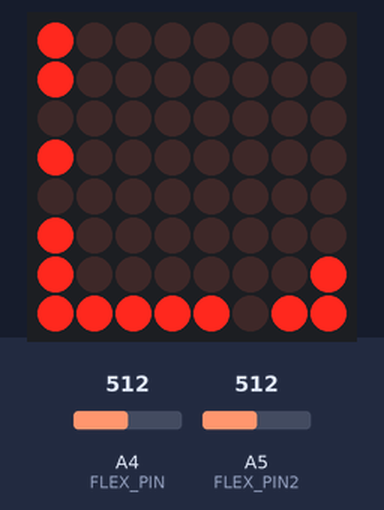
Bench run of a sketch on a simulated Arduino Uno, built with avr-gcc and run on an emulated ATmega328P. On the bench: 8×8 LED matrix. Wiring (inferred from the names in the program): LED matrix (orientation assumed): rows pin 6, pin 7, pin 8, pin 9, pin 10, pin 11, pin 12, pin 13; columns A3, A2, A1, A0, pin 2, pin 3, pin 4, pin 5. The inputs (shaded band) are chosen by the test bench; at power-on: A5 (FLEX_PIN2) = 512, A4 (FLEX_PIN) = 512. Random numbers use the default seed unless the sketch sets one.

Above: at 1.2 s.
1.3 s: A5 (FLEX_PIN2) set to 306
At 2.4 s:
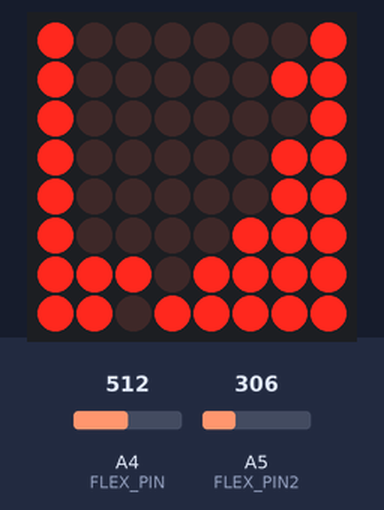
4.1 s: A4 (FLEX_PIN) set to 122
At 4.48 s:
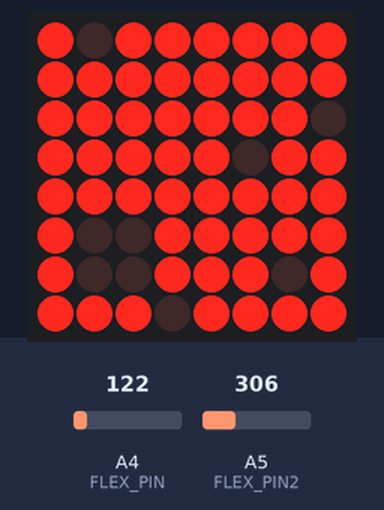
6.0 s: A4 (FLEX_PIN) set to 511
At 6.6 s:
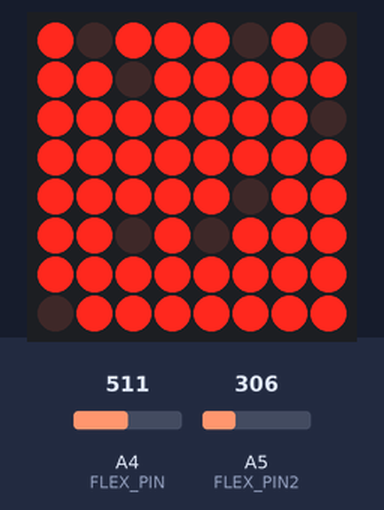
8.4 s: A5 (FLEX_PIN2) set to 122
At 9.05 s:
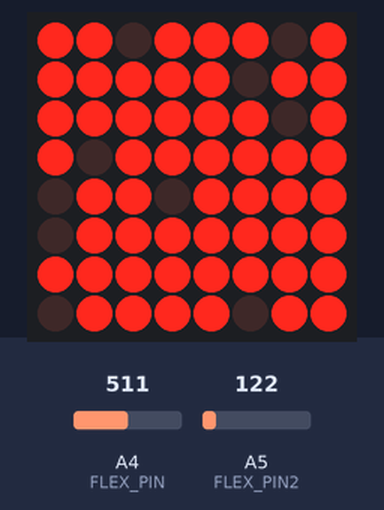
10.4 s: A4 (FLEX_PIN) set to 0
At 11.09 s:
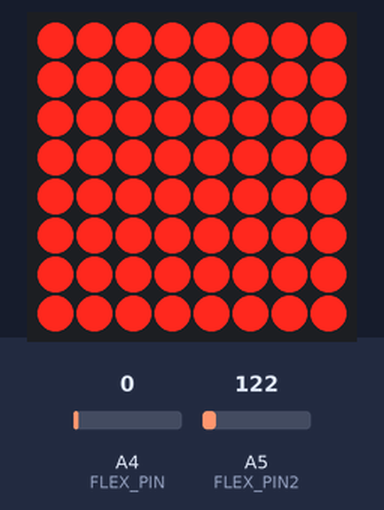

Measured:
- what the display in image 1 shows lasts 0.5 s, from 2.0 s to 2.5 s

The sketch:

ledaraycode.ino
```cpp
/*
 * Christina Cuneo
 * adapted from initial provided code
 * LED Array
 * ENGR 40M lab 3B
 * Stanford University
 * July/August 2018
*/
const byte ANODE_PINS[8] = {6, 7, 8, 9, 10, 11, 12, 13}; //sets anode pins
const byte CATHODE_PINS[8] = {A3, A2, A1, A0, 2, 3, 4, 5}; //sets cathode pins
int brightness = 14;
const int FLEX_PIN = A4; // Pin connected to voltage divider output
const int FLEX_PIN2 = A5; //second pin connected to second voltage divider //MORE TODO
//const  int  TIME_DELAY = 500;
int iterator = 0; //this allows two alternate between row-moving and col-moving and have them act independently based on each flex sensor

// Measure the voltage at 5V and the actual resistance of your
// 47k resistor, and enter them below:
const float VCC = 4.98; // Measured voltage of Ardunio 5V line
const float R_DIV = 10000.0; //measured value of resistor using

// Upload the code, then try to adjust these values to more
// accurately calculate bend degree.
const float STRAIGHT_RESISTANCE = 30000.0; // resistance when straight for 2.5in
const float BEND_RESISTANCE = 180000.0; // 2.5 inch when bent
int flexMax = 0;
int flexMin = 1022;

void setup() {
  // put your setup code here, to run once:

  Serial.begin(9600);
  pinMode(FLEX_PIN, INPUT); //sets first flex resistor pin as input
  pinMode(FLEX_PIN2, INPUT); //sets secodn flex resistor pin as input


  for (int i = 0; i < 8; i++) {
    pinMode(ANODE_PINS[i], OUTPUT); //sets each anode pin as an output
    pinMode(CATHODE_PINS[i], OUTPUT); //sets each anode pin as an ouput
    digitalWrite(ANODE_PINS[i], HIGH); //Should set them all to high which means they're off
    digitalWrite(CATHODE_PINS[i], HIGH); //Should set them all to high which would be off

  }

  //  Serial.begin(115200);
  Serial.setTimeout(100);


}

/* Function: display
   -----------------
   Runs through one multiplexing cycle of the LEDs, controlling which LEDs are
   on.
*/

void display(byte pattern[8][8]) {
  for (int i = 0; i < 8; i++) { //   for each anode (+/row) wire
    for (int j = 0; j < 8; j++) {//     for each cathode (-/column) wire
      if (pattern[i][j] == 0) { //       look up in pattern whether this LED should be on or off
        digitalWrite(CATHODE_PINS[j], LOW); //simple turn on
      } else {
        digitalWrite(CATHODE_PINS[j], HIGH); //should not be on
      }
    }//end for
    digitalWrite(ANODE_PINS[i], LOW); //activate anode (+) wire
    delayMicroseconds(800); //wait a short time
    digitalWrite(ANODE_PINS[i], HIGH); //deactivate anode (+) wire
  }//end for
}


//this is just the general move pattern that moves both down and over
void  movePattern(byte  pattern [8][8]) {
  for (byte i = 0; i < 8; i++) {
    for (byte j = 0; j < 8; j++) {
      if (i < 7) {
        pattern[i][j] = pattern[i + 1][j - 1];
      } else {
        //  pattern[i][j]=pattern[i][0];
      }
    }
  }
  chooseRandomInTopRow(pattern); //maybe uncomment this?
}

//this moves the pattern down one row and then randomizes the top row
void  movePatternDown(byte  pattern [8][8]) {
  for (byte i = 0; i < 8; i++) {
    for (byte j = 0; j < 8; j++) {
      if (i < 7) {
        pattern[i][j] = pattern[i + 1][j]; //loop starts at bottom and replicates the row above
      } else {
        // pattern[i][j]=pattern[i][0];
      }
    }
  }
  chooseRandomInTopRow(pattern); //new top row
}

//this moves the pattern over one column and then randomizes the leftmost cpl
void  movePatternOver(byte  pattern [8][8]) {
  for (byte i = 0; i < 8; i++) {
    for (byte j = 0; j < 8; j++) {
      // if (i<7){
      pattern[i][j] = pattern[i][j + 1]; //starts with rightmost col and duplicates col to left
      //}else{
      //       pattern[i][j]=pattern[i][0];
      //}
    }
  }
  chooseRandomOnLeftSide(pattern); //new leftmost col
}


//this randomizes a row
void  chooseRandomInTopRow(byte  pattern [8][8]) {
  for (int i = 0; i < 8; i++) { //to go through each LED of a row
    if (random() % 6 == 0) { //each LED has a one-in-six chance of being lit, which seems to look the nicest
      pattern[7][i] = 0; //if you reach here the LED is on
    } else {
      pattern[7][i] = 1; //or not
    }
  }
}
void  chooseRandomOnLeftSide(byte  pattern [8][8]) {
  for (int i = 0; i < 8; i++) { //tp go through each LED of a col
    if (random() % 6 == 0) { //each LED has a one-in-six chance of being lit, which seems to look the nicest
      pattern[i][0] = 0; //again this does the setting to turn an LED on
    } else {
      pattern[i][0] = 1; //otherwise it stays off
    }
  }
}


//this code is adapted from the initial voltage divider code provided by sparkfun
//https://learn.sparkfun.com/tutorials/flex-sensor-hookup-guide
double flexToSomething(int pin) {
  double flex = (double)analogRead(pin);
  double vout = (flex + R_DIV) / (VCC * R_DIV);
  double linerizedValue = 1 / vout;
  double correctedValue = map(flex, 39, 297, 50, 500); //I tried a few different methods to lineraize the data and eventually settled on map


  return correctedValue;
  // return linerizedValue;
  //return vout;
}


void loop() {

  iterator++; //counts the loops for direction alternating
  int TIME_DELAY;// = flexToSomething(A4); //time delay for first flex sensor
  int TIME_DELAY2;// = flexToSomething(A5); //tme delay for second flex sensor

  static byte ledOn[8][8]; //establishes 2D array for turning the LEDs on/off
  // randomSeed(10); //for consistency
  static  long  nextUpdateTime = millis (); //manages time/updates for first flex sensor
  static  long  nextUpdateTime2 = millis (); //manages time/updates for second flex seonsor


  //Serial.println(analogRead(FLEX_PIN));

  int flexV = analogRead(FLEX_PIN);
  int flexV2 = analogRead(FLEX_PIN2);
  TIME_DELAY = flexToSomething(FLEX_PIN);
  // TIME_DELAY = flexV;
  TIME_DELAY2 = flexToSomething(FLEX_PIN2);
  //TIME_DELAY2 = flexV2;


  display(ledOn); //look the display is on!


  if (iterator % 2 == 0) { //happens every other loops
    if (millis() > nextUpdateTime + TIME_DELAY) { //decides to update based on flex sensor bend-age, more bent = faster update
      nextUpdateTime = millis();

      movePatternDown(ledOn); //moves the pattern down
//      Serial.println("TIME1: " + String(TIME_DELAY)); //example leftover debugging line


    }
  } else {  //happens the other every other loops

    if (millis() > nextUpdateTime2 + TIME_DELAY2) { //decides to update based on second flex sensor bend-age, more bent = faster update
      nextUpdateTime2 = millis();
      movePatternOver(ledOn); //moves pattern to the right
     // Serial.println("TIME2: " + String(TIME_DELAY2)); //example leftover debugging line


    }
  }


  //TODO
  /*
     repeat this with a different time delay for second flex sensor
     the second one will controll movePatternOver
  *//*
  if (millis() > nextUpdateTime + TIME_DELAY2) {
  //  nextUpdateTime2=millis();
  //  movePattern(ledOn);
  movePatternOver(ledOn);
  //delay(1000);
  }
  display(ledOn);
  //  flexCheck();
*/

}
```
